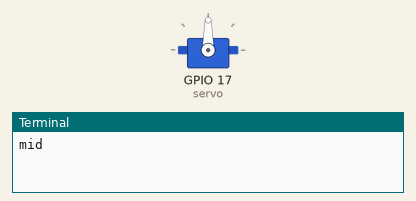
Recording of a program running on a simulated Raspberry Pi (BCM pin numbers). Shown: servo, the last lines printed to the terminal. Servo angles are drawn from the pulse width (0.5 ms = 0°, 2.5 ms = 180°).

Above: at 0.05 s.
At 3.0 s:
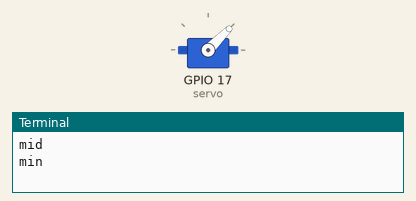
At 6.0 s:
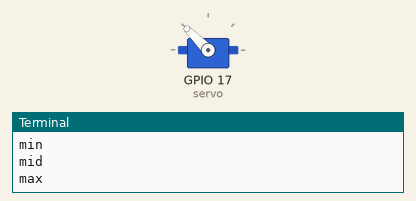
Timing chart, 0 to 7.8 s (numbered marks = the images above):
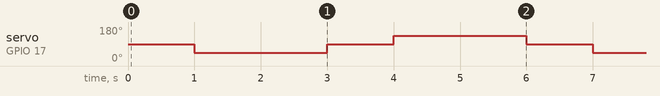

Measured:
- by itself, servo on GPIO 17 (servo): repeats every 6.0 s: 90° 1.0 s, 135° 2.0 s, 90° 1.0 s, 45° 2.0 s

The program:

servo2.py
```python
from gpiozero import Servo
from time import sleep

servo = Servo(17)

while True:
    servo.mid()
    print("mid")
    sleep(1)
    servo.min()
    print("min")
    sleep(2)
    servo.mid()
    print("mid")
    sleep(1)
    servo.max()
    print("max")
    sleep(2)
```
